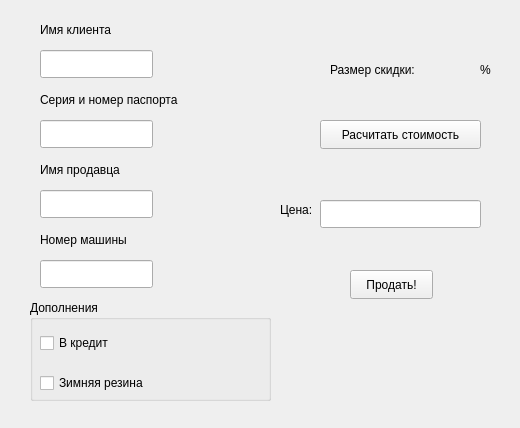
<?xml version="1.0" encoding="UTF-8"?>
<ui version="4.0">
 <class>buy</class>
 <widget class="QWidget" name="buy">
  <property name="geometry">
   <rect>
    <x>0</x>
    <y>0</y>
    <width>520</width>
    <height>428</height>
   </rect>
  </property>
  <property name="windowTitle">
   <string>Form</string>
  </property>
  <widget class="QLabel" name="label">
   <property name="geometry">
    <rect>
     <x>40</x>
     <y>20</y>
     <width>101</width>
     <height>20</height>
    </rect>
   </property>
   <property name="text">
    <string>Имя клиента</string>
   </property>
  </widget>
  <widget class="QLineEdit" name="clientName">
   <property name="geometry">
    <rect>
     <x>40</x>
     <y>50</y>
     <width>113</width>
     <height>28</height>
    </rect>
   </property>
  </widget>
  <widget class="QLabel" name="label_2">
   <property name="geometry">
    <rect>
     <x>40</x>
     <y>230</y>
     <width>131</width>
     <height>20</height>
    </rect>
   </property>
   <property name="text">
    <string>Номер машины</string>
   </property>
  </widget>
  <widget class="QLineEdit" name="carNum">
   <property name="geometry">
    <rect>
     <x>40</x>
     <y>260</y>
     <width>113</width>
     <height>28</height>
    </rect>
   </property>
  </widget>
  <widget class="QLabel" name="label_3">
   <property name="geometry">
    <rect>
     <x>330</x>
     <y>60</y>
     <width>111</width>
     <height>20</height>
    </rect>
   </property>
   <property name="text">
    <string>Размер скидки:</string>
   </property>
  </widget>
  <widget class="QLabel" name="label_5">
   <property name="geometry">
    <rect>
     <x>40</x>
     <y>160</y>
     <width>121</width>
     <height>20</height>
    </rect>
   </property>
   <property name="text">
    <string>Имя продавца</string>
   </property>
  </widget>
  <widget class="QLineEdit" name="sellerName">
   <property name="geometry">
    <rect>
     <x>40</x>
     <y>190</y>
     <width>113</width>
     <height>28</height>
    </rect>
   </property>
  </widget>
  <widget class="QLineEdit" name="pass">
   <property name="geometry">
    <rect>
     <x>40</x>
     <y>120</y>
     <width>113</width>
     <height>28</height>
    </rect>
   </property>
  </widget>
  <widget class="QLabel" name="label_6">
   <property name="geometry">
    <rect>
     <x>40</x>
     <y>90</y>
     <width>181</width>
     <height>20</height>
    </rect>
   </property>
   <property name="text">
    <string>Серия и номер паспорта</string>
   </property>
  </widget>
  <widget class="QPushButton" name="pushButton">
   <property name="geometry">
    <rect>
     <x>320</x>
     <y>120</y>
     <width>161</width>
     <height>29</height>
    </rect>
   </property>
   <property name="text">
    <string>Расчитать стоимость</string>
   </property>
  </widget>
  <widget class="QLineEdit" name="lineEdit_5">
   <property name="geometry">
    <rect>
     <x>320</x>
     <y>200</y>
     <width>161</width>
     <height>28</height>
    </rect>
   </property>
   <property name="readOnly">
    <bool>true</bool>
   </property>
  </widget>
  <widget class="QLabel" name="label_7">
   <property name="geometry">
    <rect>
     <x>280</x>
     <y>200</y>
     <width>41</width>
     <height>20</height>
    </rect>
   </property>
   <property name="text">
    <string>Цена:</string>
   </property>
  </widget>
  <widget class="QPushButton" name="pushButton_2">
   <property name="geometry">
    <rect>
     <x>350</x>
     <y>270</y>
     <width>83</width>
     <height>29</height>
    </rect>
   </property>
   <property name="text">
    <string>Продать!</string>
   </property>
  </widget>
  <widget class="QLabel" name="label_4">
   <property name="geometry">
    <rect>
     <x>440</x>
     <y>60</y>
     <width>31</width>
     <height>20</height>
    </rect>
   </property>
   <property name="layoutDirection">
    <enum>Qt::LeftToRight</enum>
   </property>
   <property name="text">
    <string/>
   </property>
   <property name="alignment">
    <set>Qt::AlignRight|Qt::AlignTrailing|Qt::AlignVCenter</set>
   </property>
  </widget>
  <widget class="QLabel" name="label_8">
   <property name="geometry">
    <rect>
     <x>480</x>
     <y>60</y>
     <width>21</width>
     <height>20</height>
    </rect>
   </property>
   <property name="text">
    <string>%</string>
   </property>
  </widget>
  <widget class="QLabel" name="label_9">
   <property name="geometry">
    <rect>
     <x>300</x>
     <y>330</y>
     <width>181</width>
     <height>20</height>
    </rect>
   </property>
   <property name="text">
    <string/>
   </property>
  </widget>
  <widget class="QGroupBox" name="groupBox">
   <property name="geometry">
    <rect>
     <x>30</x>
     <y>300</y>
     <width>241</width>
     <height>101</height>
    </rect>
   </property>
   <property name="title">
    <string>Дополнения</string>
   </property>
   <widget class="QCheckBox" name="checkBox">
    <property name="geometry">
     <rect>
      <x>10</x>
      <y>30</y>
      <width>93</width>
      <height>26</height>
     </rect>
    </property>
    <property name="text">
     <string>В кредит</string>
    </property>
   </widget>
   <widget class="QCheckBox" name="checkBox_2">
    <property name="geometry">
     <rect>
      <x>10</x>
      <y>70</y>
      <width>141</width>
      <height>26</height>
     </rect>
    </property>
    <property name="text">
     <string>Зимняя резина</string>
    </property>
   </widget>
  </widget>
 </widget>
 <resources/>
 <connections/>
</ui>
